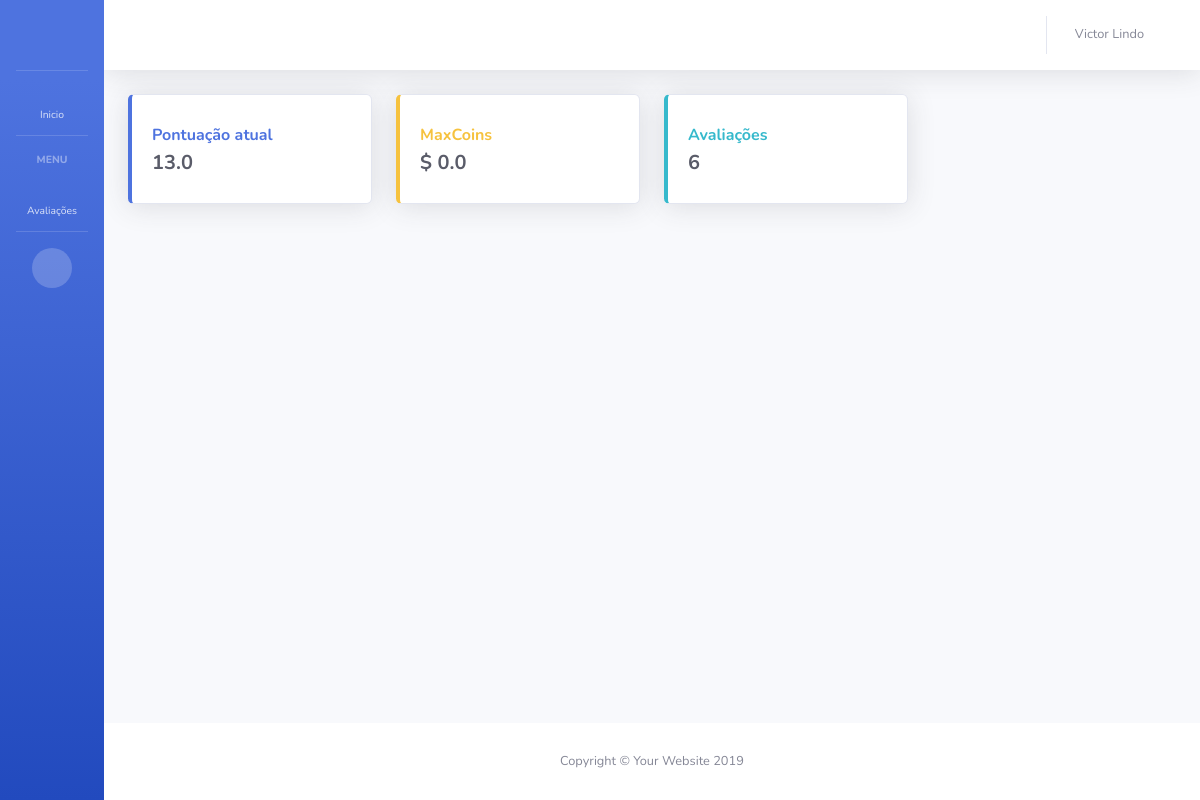
/ (signed in), run on an earlier commit of the app's database.
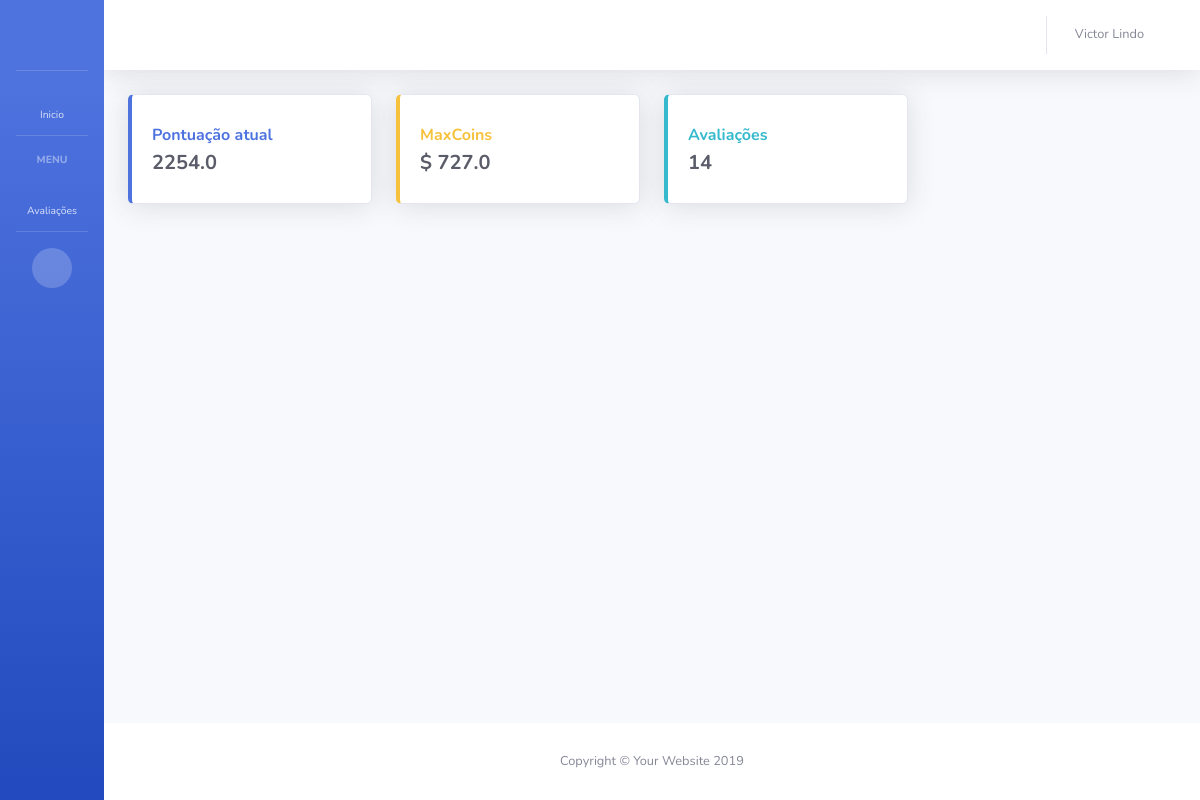
And on a later commit of the database.
### app_maxliga/models.py (models this page shows, shortened)
class Colaborador(models.Model):
    usuario = models.OneToOneField(User, on_delete=models.SET_NULL, blank=True, null=True, verbose_name='Usuário')
    departamento = models.ForeignKey(Departamento, on_delete=models.SET_NULL, blank=True, null=True, verbose_name='Cargo do colaborador')
    liga = models.ForeignKey(Liga, on_delete=models.SET_NULL, blank=True, null=True, verbose_name='Liga do colaborador')
    nome = models.CharField('Nome do funcionário', max_length=128)
    data_cadastro = models.DateTimeField('Data de criação', auto_now_add=True)
    pontuacao = models.FloatField('Pontuação colaborador', blank=True, default=0)
    maxcoins = models.FloatField('MaxCoins colaborador', blank=True, default=0)

### app_maxliga/views.py (the view)
# urls.py: path('', home, name='home'),
@login_required
def home(request):
    user = request.user.id
    colaborador = Colaborador.objects.get(usuario=user)
    qtd_avaliacoes = LancamentoAvaliacao.objects.filter(colaborador = colaborador.id).count()
    print('qtd_avaliacoes', qtd_avaliacoes)
    qtd_avaliacoes_realizadas = LancamentoAvaliacao.objects.filter(avaliador=colaborador.id).count()
    print('qtd_avaliacoes_realizadas', qtd_avaliacoes_realizadas)
    pontuaca_atual = colaborador.pontuacao
    print('pontuaca_atual' , pontuaca_atual)
    maxcoins_atual = colaborador.maxcoins
    print('maxcoins_atual', maxcoins_atual)
    data = {
        'colaborador': colaborador,
        'qtd_avaliacoes': qtd_avaliacoes,
        'pontuaca_atual': pontuaca_atual,
        'maxcoins_atual': maxcoins_atual,
        'qtd_avaliacoes_realizadas': qtd_avaliacoes_realizadas
    }
    return render(request, 'app_maxliga/home.html', data)

### app_maxliga/templates/app_maxliga/home.html (shortened to what this page needs)
{% extends 'base.html' %}
{% block BodyHeading %}
          <div class="row">
            <div class="col-xl-3 col-md-6 mb-4">
              <div class="card border-left-primary shadow h-100 py-2">
                <div class="card-body">
                  <div class="row no-gutters align-items-center">
                    <div class="col mr-2">
                      <div class="text font-weight-bold text-primary mb-1">Pontuação atual</div>
                      <div class="h5 mb-0 font-weight-bold text-gray-800">{{ pontuaca_atual }}</div>
                    </div>
                    <div class="col-auto">
                      <i class="fas fa-calendar fa-2x text-gray-300"></i>
                    </div>
                  </div>
                </div>
              </div>
            </div>
            <div class="col-xl-3 col-md-6 mb-4">
              <div class="card border-left-warning shadow h-100 py-2">
                <div class="card-body">
                  <div class="row no-gutters align-items-center">
                    <div class="col mr-2">
                      <div class="text font-weight-bold text-warning mb-1">MaxCoins</div>
                      <div class="h5 mb-0 font-weight-bold text-gray-800">$ {{ maxcoins_atual }}</div>
                    </div>
                    <div class="col-auto">
                      <i class="fas fa-dollar-sign fa-2x text-gray-300"></i>
                    </div>
                  </div>
                </div>
              </div>
            </div>
            <div class="col-xl-3 col-md-6 mb-4">
              <div class="card border-left-info  shadow h-100 py-2">
                <div class="card-body">
                  <div class="row no-gutters align-items-center">
                    <div class="col mr-2">
                      <div class="text font-weight-bold text-info mb-1">Avaliações</div>
                      <div class="h5 mb-0 font-weight-bold text-gray-800">{{ qtd_avaliacoes }}</div>
                    </div>
                    <div class="col-auto">
                      <i class="fas fa-comment-alt fa-2x text-gray-300"></i>
                    </div>
                  </div>
                </div>
              </div>
            </div>
          </div>
{% endblock %}

### app_maxliga/templates/base.html (shortened to what this page needs)
{% load static %}
<!DOCTYPE html>
<html lang="en">
<head>
  <link href="{% static 'vendor/fontawesome-free/css/all.min.css' %}" rel="stylesheet" type="text/css">
  <link href="{% static 'css/sb-admin-2.min.css' %}" rel="stylesheet">
</head>
<body id="page-top">
  <div id="wrapper">
    <ul class="navbar-nav bg-gradient-primary sidebar sidebar-dark accordion toggled" id="accordionSidebar">
      <a class="sidebar-brand d-flex align-items-center justify-content-center" href="{% url 'home' %}">
        <div class="sidebar-brand-icon">
          <i class="fas fa-fighter-jet"></i>
        </div>
      </a>
      <hr class="sidebar-divider my-0">
      <li class="nav-item">
        <a class="nav-link" href="{% url 'home' %}">
          <i class="fas fa-fw fa-tachometer-alt"></i>
          <span>Inicio</span></a>
      </li>
      <hr class="sidebar-divider">
      <div class="sidebar-heading">
        Menu
      </div>
      <li class="nav-item">
        <a class="nav-link collapsed" href="#" data-toggle="collapse" data-target="#collapsePages" aria-expanded="true" aria-controls="collapsePages">
          <i class="fas fa-fw fa-table"></i>
          <span>Avaliações</span>
        </a>
      </li>
      <hr class="sidebar-divider d-none d-md-block">
      <div class="text-center d-none d-md-inline">
        <button class="rounded-circle border-0" id="sidebarToggle"></button>
      </div>
    </ul>
    <div id="content-wrapper" class="d-flex flex-column">
      <div id="content">
        <nav class="navbar navbar-expand navbar-light bg-white topbar mb-4 static-top shadow">
          <ul class="navbar-nav ml-auto">
            <li class="nav-item dropdown no-arrow mx-1">
              <a class="nav-link dropdown-toggle" href="#" id="alertsDropdown" role="button" data-toggle="dropdown" aria-haspopup="true" aria-expanded="false">
                <i class="fas fa-bell fa-fw"></i>
              </a>
            </li>
            <li class="nav-item dropdown no-arrow">
              <a class="nav-link dropdown-toggle" href="#" id="userDropdown" role="button" data-toggle="dropdown" aria-haspopup="true" aria-expanded="false">
                <span class="mr-2 d-none d-lg-inline text-gray-600 small">{{ colaborador.nome }}</span>
                <i class="fas fa-user fa-fw"></i>
              </a>
            </li>
          </ul>
        </nav>
        <div class="container-fluid">
          {% block BodyHeading %}
          {% endblock %}
        </div>
      </div>
      <footer class="sticky-footer bg-white">
        <div class="container my-auto">
          <div class="copyright text-center my-auto">
            <span>Copyright &copy; Your Website 2019</span>
          </div>
        </div>
      </footer>
    </div>
  </div>
</body>
</html>

What changed in the data, as far as the page shows it:
changed Colaborador "Victor Lindo": pontuacao "13.0" → "2254.0"; maxcoins "0.0" → "727.0"
Also different on the page:
{{ qtd_avaliacoes }}: "6" → "14"
